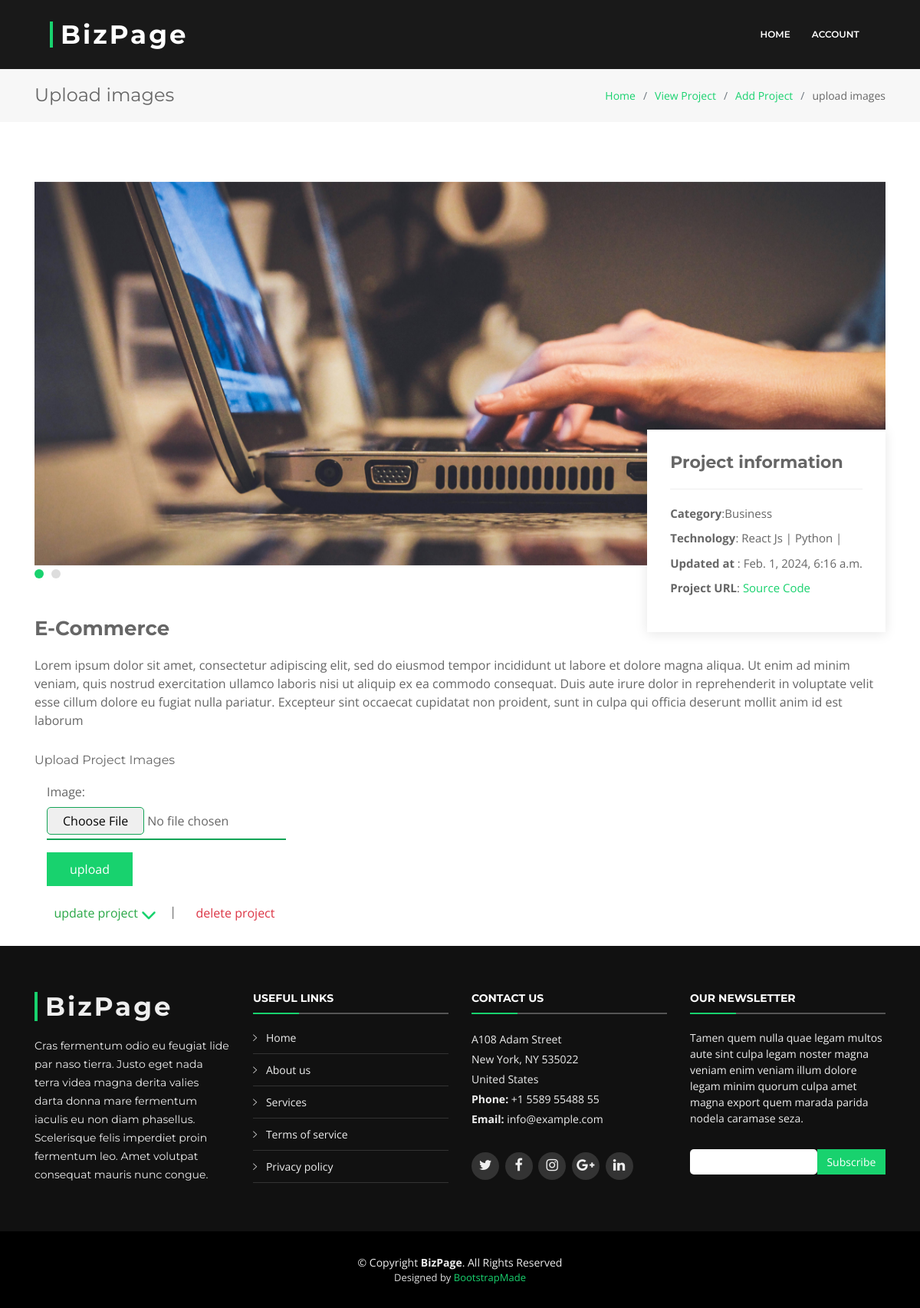
The app's page /upload/file/1 with its own data.
### blog/models.py (models this page shows, shortened)
class ProjectImage(models.Model):
    project = models.ForeignKey(Project, null=True, blank=True, on_delete=models.CASCADE)
    image = models.ImageField(default='default.jpg', upload_to="project_images")

class Project(models.Model):
    CATEGORY_CHOICES = [
        ('Business','Business'),
        ('Education','Education'),
        ('Social','Social'),
        ('Organization','Organization'),
    ]
    name = models.CharField(max_length=250)
    description = models.TextField(max_length=500)
    category = models.CharField(max_length=100, choices=CATEGORY_CHOICES)
    technology = models.ManyToManyField(Technology)
    feature = models.ManyToManyField(Feature)
    link = models.URLField()
    created_at = models.DateTimeField(auto_now=True)

class Technology(models.Model):
    name = models.CharField(max_length=100)
    type = models.CharField(max_length=100)
    def __str__(self):
        return self.name

### blog/views.py (the view, shortened to what this page needs)
# urls.py: path('upload/file/<str:pk>', views.upload_image, name='upload_image'),
def upload_image(request, pk):
    image_form = ProjectImageForm()
    project = Project.objects.get(id=pk)
    project_form = ProjectForm(instance=project)
    context={
        'image_form':image_form,
        'project':project,
        'project_form':project_form,
        }
    return render(request, 'forms/upload_image.html', context)

### blog/forms.py
class ProjectImageForm(forms.ModelForm):
    class Meta:
        model = ProjectImage
        fields = ['image']

class ProjectForm(forms.ModelForm):
    class Meta:
        model = Project
        fields = ['name','category','link','feature','technology','description']
        widgets = {
            'technology': forms.SelectMultiple(attrs={'multiple':'multiple'}),
            'feature': forms.SelectMultiple(attrs={'multiple':'multiple'}),
            'description':forms.Textarea(attrs={'rows':4})
        }

### blog/models.py (called while the page is built)
    def __str__(self):
        return self.name

### templates/forms/upload_image.html (shortened to what this page needs)
{% load static %}
{% include '../links/link.html' %}
{% include './sub-header.html' %}
   <section class="breadcrumbs">
    <div class="container">
      <div class="d-flex justify-content-between align-items-center">
        <h2>Upload images</h2>
        <ol>
          <li><a href="{%  url 'index' %}">Home</a></li>
          <li><a href="{% url 'project_list' %}">View Project</a></li>
          <li><a href="{% url 'add_project' %}">Add Project</a></li>
          <li>upload images</li>
        </ol>
      </div>
    </div>
  </section>
    <section class="portfolio-details">
        <div class="container">
            <div class="portfolio-details-container">
                <div class="owl-carousel portfolio-details-carousel">
                    {% for img in project.projectimage_set.all %}
                        <img src="{{img.image.url}}" class="img-fluid project-image-slide" alt="">
                    {% endfor %}
                </div>
                <div class="portfolio-info">
                <h3>Project information</h3>
                <ul>
                    <li><strong>Category</strong>:{{project.category}}</li>
                    <li><strong>Technology</strong>:
                    {% for t in project.technology.all %}
                        <span>{{t.name}}</span> |
                    {% endfor %}
                    </li>
                    <li><strong>Updated at </strong>: {{project.created_at}}</li>
                    <li><strong>Project URL</strong>: <a href="{{project.link}}">Source Code</a></li>
                </ul>
                </div>
            </div>
            <div class="portfolio-description">
                <h2>{{project.name}}</h2>
                <p>{{project.description}}</p>
                <div>
                    <div>
                        <h6 class="d-block">Upload Project Images</h6>
                    </div>
                    <form action="" enctype="multipart/form-data"  method="POST" class="px-3 w-full" >
                        {{image_form}}
                        <div class="mt-3">
                            <button type="submit">upload</button>
                        </div>
                    </form>
                </div>
            </div>
        </div>
    </section>
    <section>
      <div class="container">
      <div class="mb-4">
        <span class="btn text-success feature-opener"><i class="icofont-quill-pen text-success"></i>update project
          <svg xmlns="http://www.w3.org/2000/svg" height="20" width="20" id="svgRotate"
                viewBox="0 0 512 512">
                <path fill="#18d26e"
                d="M233.4 406.6c12.5 12.5 32.8 12.5 45.3
                0l192-192c12.5-12.5 12.5-32.8 0-45.3s-32.8-12.5-45.3
                0L256 338.7 86.6 169.4c-12.5-12.5-32.8-12.5-45.3 0s-12.5 32.8 0 45.3l192 192z"/>
            </svg>
        </span> | &nbsp;
          <a href="{% url 'delete_project' project.id %}" class="text-danger btn confirm-delete">delete project&nbsp;<i class="icofont-ui-delete"></i></a>
      </div>
    </div>
    </section>
<footer id="footer">
    <div class="footer-top">
      <div class="container">
        <div class="row">
          <div class="col-lg-3 col-md-6 footer-info">
            <h3>BizPage</h3>
            <p>Cras fermentum odio eu feugiat lide par naso tierra. Justo eget nada terra videa magna derita valies darta donna mare fermentum iaculis eu non diam phasellus. Scelerisque felis imperdiet proin fermentum leo. Amet volutpat consequat mauris nunc congue.</p>
          </div>
          <div class="col-lg-3 col-md-6 footer-links">
            <h4>Useful Links</h4>
            <ul>
              <li><i class="ion-ios-arrow-right"></i> <a href="#">Home</a></li>
              <li><i class="ion-ios-arrow-right"></i> <a href="#">About us</a></li>
              <li><i class="ion-ios-arrow-right"></i> <a href="#">Services</a></li>
              <li><i class="ion-ios-arrow-right"></i> <a href="#">Terms of service</a></li>
              <li><i class="ion-ios-arrow-right"></i> <a href="#">Privacy policy</a></li>
            </ul>
          </div>
          <div class="col-lg-3 col-md-6 footer-contact">
            <h4>Contact Us</h4>
            <p>
              A108 Adam Street <br>
              New York, NY 535022<br>
              United States <br>
              <strong>Phone:</strong> +1 5589 55488 55<br>
              <strong>Email:</strong> info@example.com<br>
            </p>
            <div class="social-links">
              <a href="#" class="twitter"><i class="fa fa-twitter"></i></a>
              <a href="#" class="facebook"><i class="fa fa-facebook"></i></a>
              <a href="#" class="instagram"><i class="fa fa-instagram"></i></a>
              <a href="#" class="google-plus"><i class="fa fa-google-plus"></i></a>
              <a href="#" class="linkedin"><i class="fa fa-linkedin"></i></a>
            </div>
          </div>
          <div class="col-lg-3 col-md-6 footer-newsletter">
            <h4>Our Newsletter</h4>
            <p>Tamen quem nulla quae legam multos aute sint culpa legam noster magna veniam enim veniam illum dolore legam minim quorum culpa amet magna export quem marada parida nodela caramase seza.</p>
            <form action="" method="post">
              <input type="email" name="email"><input type="submit" value="Subscribe">
            </form>
          </div>
        </div>
      </div>
    </div>
    <div class="container">
      <div class="copyright">
        &copy; Copyright <strong>BizPage</strong>. All Rights Reserved
      </div>
      <div class="credits">
        Designed by <a href="https://bootstrapmade.com/">BootstrapMade</a>
      </div>
    </div>
  </footer>

### blog/static/css/style.css (style rules this page uses)
.project-image-slide { width: 100%; max-height: 500px; object-fit: cover; }
input[type="file"] { border-bottom: 2px solid #13a456; padding-bottom: 5px; display: block; }
label { font-size: 16px; }
select, textarea, input[type='number'], input[type='url'], input[type='email'], input[type='password'], input[type='text'] { padding: 8px; border: 1px solid skyblue; border-radius: 5px; width: 100%; }
a { color: #18d26e; transition: 0.5s; }
p { padding: 0; margin: 0 0 30px 0; }
h1, h2, h3, h4, h5, h6 { font-family: "Montserrat", sans-serif; font-weight: 400; margin: 0 0 20px 0; padding: 0; }
section { overflow: hidden; }
.breadcrumbs { padding: 20px 0; background-color: #f7f7f7; min-height: 40px; margin-top: 90px; }
.breadcrumbs h2 { font-size: 24px; margin-bottom: 0; font-weight: 400; }
.breadcrumbs ol { display: flex; flex-wrap: wrap; list-style: none; padding: 0; margin: 0; font-size: 14px; }
.breadcrumbs ol li + li { padding-left: 10px; }
.breadcrumbs ol li + li::before { display: inline-block; padding-right: 10px; color: #6c757d; content: "/"; }
.portfolio-details { padding-top: 30px; }
.portfolio-details .portfolio-details-container { position: relative; }
.portfolio-details .portfolio-details-carousel { position: relative; z-index: 1; }
.portfolio-details .portfolio-info { padding: 30px; position: absolute; right: 0; bottom: -70px; background: #fff; box-shadow: 0px 2px 15px rgba(0, 0, 0, 0.1); z-index: 2; }
.portfolio-details .portfolio-info h3 { font-size: 22px; font-weight: 700; margin-bottom: 20px; padding-bottom: 20px; border-bottom: 1px solid #eee; }
.portfolio-details .portfolio-info ul { list-style: none; padding: 0; font-size: 15px; }
.portfolio-details .portfolio-info ul li + li { margin-top: 10px; }
.portfolio-details .portfolio-description { padding-top: 50px; }
.portfolio-details .portfolio-description h2 { width: 50%; font-size: 26px; font-weight: 700; margin-bottom: 20px; }
.portfolio-details .portfolio-description p { padding: 0 0 0 0; }
button[type="submit"] { background: #18d26e; border: 0; padding: 10px 30px; color: #fff; transition: 0.4s; cursor: pointer; }
#footer { background: #000; padding: 0 0 30px 0; color: #eee; font-size: 14px; }
#footer .footer-top { background: #111; padding: 60px 0 30px 0; }
#footer .footer-top .footer-info { margin-bottom: 30px; }
#footer .footer-top .footer-info h3 { font-size: 34px; margin: 0 0 20px 0; padding: 2px 0 2px 10px; line-height: 1; font-family: "Montserrat", sans-serif; font-weight: 700; letter-spacing: 3px; border-left: 4px solid #18d26e; }
#footer .footer-top .footer-info p { font-size: 14px; line-height: 24px; margin-bottom: 0; font-family: "Montserrat", sans-serif; color: #eee; }
#footer .footer-top .social-links a { font-size: 18px; display: inline-block; background: #333; color: #eee; line-height: 1; padding: 8px 0; margin-right: 4px; border-radius: 50%; text-align: center; width: 36px; height: 36px; transition: 0.3s; }
#footer .footer-top h4 { font-size: 14px; font-weight: bold; color: #fff; text-transform: uppercase; position: relative; padding-bottom: 12px; }
#footer .footer-top h4::before, #footer .footer-top h4::after { content: ''; position: absolute; left: 0; bottom: 0; height: 2px; }
#footer .footer-top h4::before { right: 0; background: #555; }
#footer .footer-top h4::after { background: #18d26e; width: 60px; }
#footer .footer-top .footer-links { margin-bottom: 30px; }
#footer .footer-top .footer-links ul { list-style: none; padding: 0; margin: 0; }
#footer .footer-top .footer-links ul i { padding-right: 8px; color: #ddd; }
#footer .footer-top .footer-links ul li { border-bottom: 1px solid #333; padding: 10px 0; }
#footer .footer-top .footer-links ul li:first-child { padding-top: 0; }
#footer .footer-top .footer-links ul a { color: #eee; }
#footer .footer-top .footer-contact { margin-bottom: 30px; }
#footer .footer-top .footer-contact p { line-height: 26px; }
#footer .footer-top .footer-newsletter { margin-bottom: 30px; }
#footer .footer-top .footer-newsletter input[type="email"] { border: 0; padding: 6px 8px; width: 65%; }
#footer .footer-top .footer-newsletter input[type="submit"] { background: #18d26e; border: 0; width: 35%; padding: 6px 0; text-align: center; color: #fff; transition: 0.3s; cursor: pointer; }
#footer .copyright { text-align: center; padding-top: 30px; }
#footer .credits { text-align: center; font-size: 13px; color: #ddd; }

### records on screen
ProjectImage: image (picture)
Project: category "Business", created_at "Feb. 1, 2024, 6:16 a.m.", name "E-Commerce", description "Lorem ipsum dolor sit amet, consectetur adipiscing elit, sed do eiusmod tempor incididunt ut labore et dolore magna aliqua. Ut enim ad minim veniam, quis nostrud exercitation ullamco laboris nisi ut aliquip ex ea commodo consequat. Duis aute irure dolor in reprehenderit in voluptate velit esse cillum dolore eu fugiat nulla pariatur. Excepteur sint occaecat cupidatat non proident, sunt in culpa qui officia deserunt mollit anim id est laborum"
Technology: name "React Js"
Technology: name "Python"
